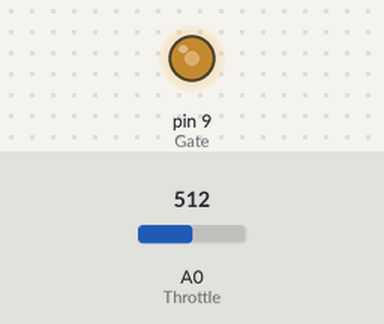
Bench run of a sketch on a simulated Arduino Uno, built with avr-gcc and run on an emulated ATmega328P. Parts: output pins drawn as LEDs (lit = HIGH). Inputs (shaded band) come from the test bench; at power-on: A0 (Throttle) = 512.

Above: at 1.2 s.
1.3 s: A0 (Throttle) set to 716
At 1.7 s:
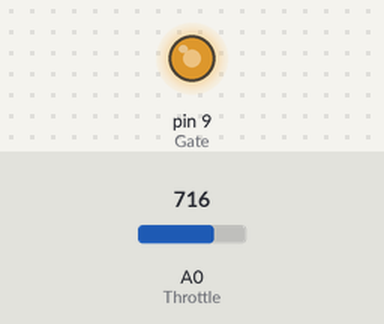
2.8 s: A0 (Throttle) set to 900
At 4.0 s:
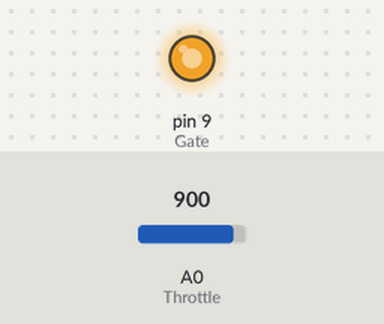
4.3 s: A0 (Throttle) set to 122
At 5.2 s:
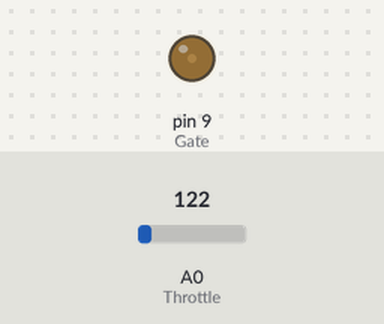
5.8 s: A0 (Throttle) set to 0
At 6.3 s:
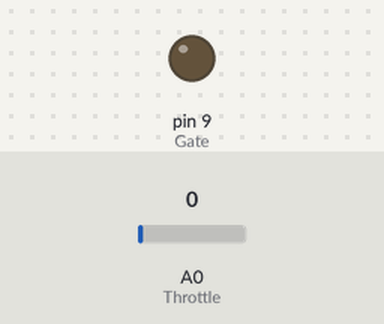
7.3 s: A0 (Throttle) set to 511
At 8.7 s:
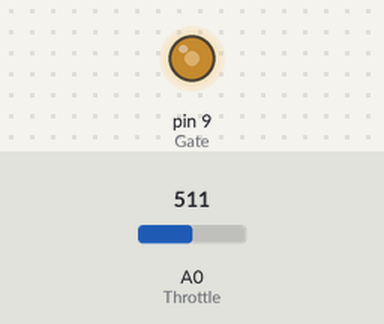
Timing chart, 0 to 9.8 s (numbered marks = the images above; inputs shaded):
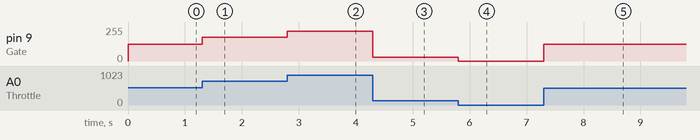

Measured:
- after the input at 1.3 s, pin 9 (Gate): 127/255 → 178/255 at once
- after the input at 2.8 s, pin 9 (Gate): 178/255 → 224/255 at once
- after the input at 4.3 s, pin 9 (Gate): 224/255 → 30/255 at once
- after the input at 5.8 s, pin 9 (Gate): 30/255 → 0/255 at once
- after the input at 7.3 s, pin 9 (Gate): 0/255 → 127/255 at once

The sketch:

DC_MOTOR_CONTROLLER.ino
```cpp
//DC MOTOR CONTROLLER VERSION 1
//WRITTEN BY OKUNADE M.B
//NO LIMITS
const int Throttle = A0;
const int Gate = 9;

void setup(){
  pinMode(Throttle,INPUT);
  pinMode(Gate,OUTPUT);
}
void loop(){
//INITIALISING VARIABLES
  int k = 0;
  float i = 0;
  k = analogRead(Throttle);
  i = map(k,0,1023,0,255);
  analogWrite(Gate,i);

}
```
